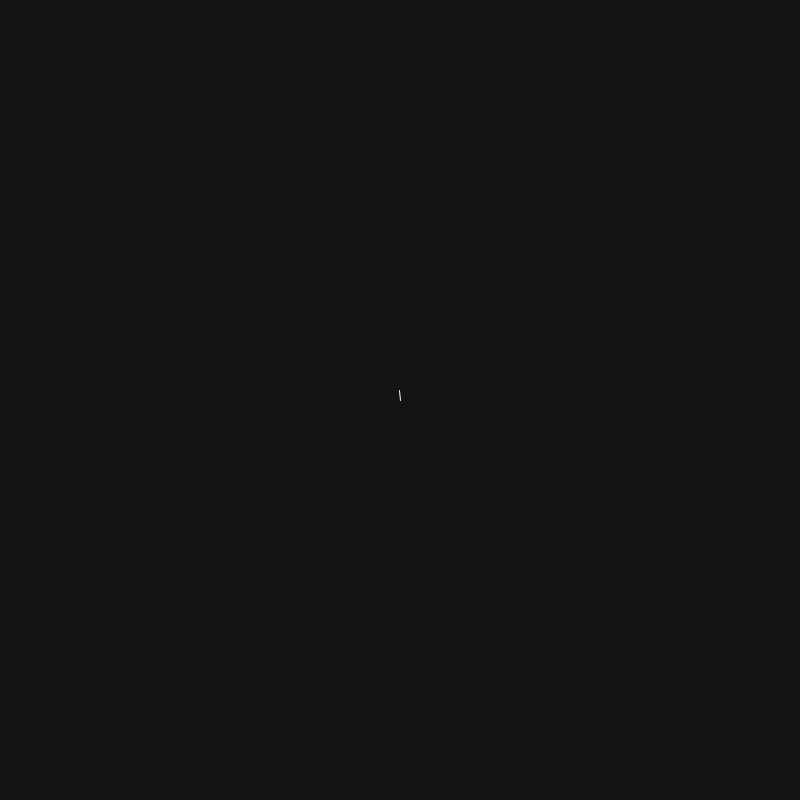
Frame 1 (no input)
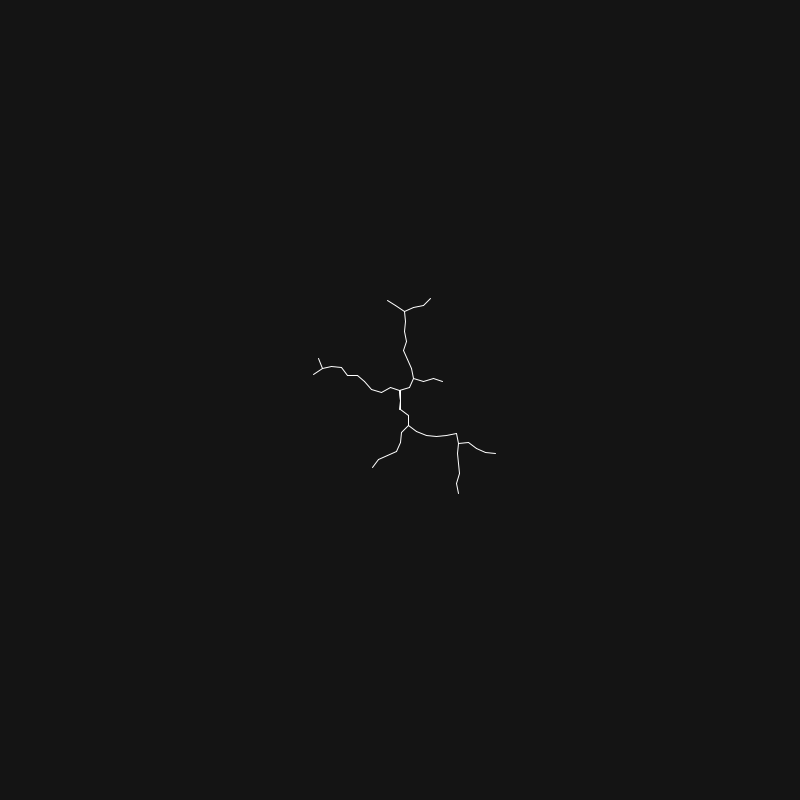
Frame 60 (the mouse pressed at the canvas centre just before this capture)
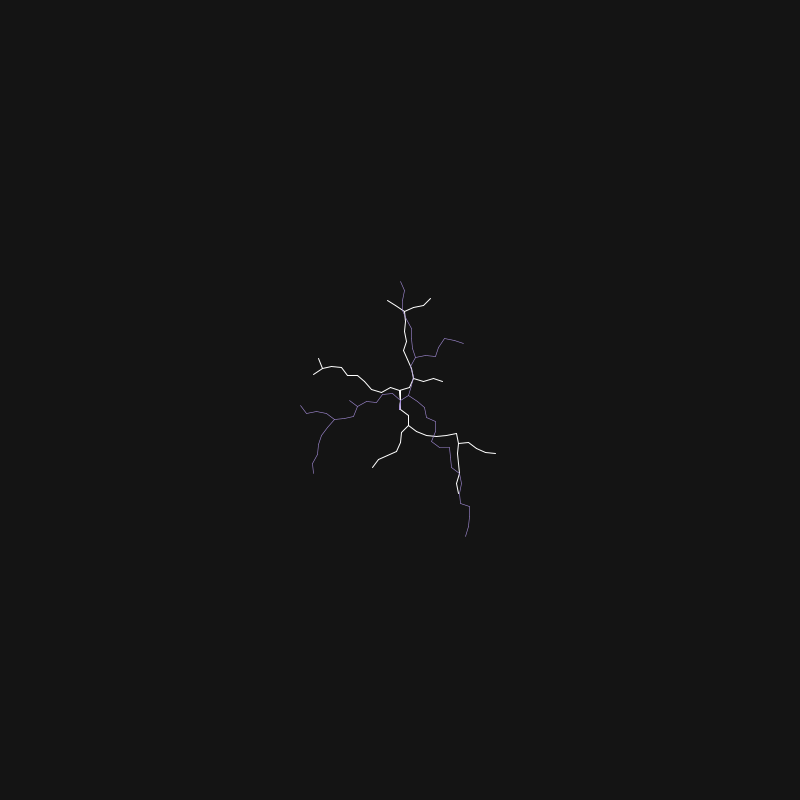
Frame 120 (the mouse held since frame 60 and released just before this capture)

The Processing sketch that drew these frames (run headless with seeded random() and noise(); from frame 60 on, the mouse is pressed at the canvas centre):

// Processing sketch: processing_13867
// ── processing_13867.pde

float[] pX, pY;
//determine direction of growth
float startRadius = 150;
//when does the sketch end? 
int maxP = 10000;
int pCount = 300;
//size of brances
float pSize = 10;
//distance between branches
float stickDist = 1000;
//initial color of branches
color strokeC = 255;

void setup() {
  size(800,800);
  background(20);
  stroke(random(100,255));
  //strokeWeight(2);
  smooth();
  stroke(255);
  pX = new float[maxP];
  pY = new float[maxP];
  pX[0] = 0;
  pY[0] = 0;
}
 
void draw() {
  float arrayDist;
  float arraySize;
  float maxJumpDist = width;
  int closestElement = 0;
  translate(width/2,height/2);
  //determine angle of spread of branches in radians
  float theta = random(TWO_PI);
  //differentiate initial growth angle 
  float newElementX=startRadius*cos(theta);
  float newElementY=startRadius*tan(theta);
  // loop until a new point is reached
  while (true) {
    // find the maximum distance from array and the closest element
    for (int i=0; i<pCount; i++) {
      arrayDist = dist(pX[i],pY[i],newElementX,newElementY);
      if (arrayDist<maxJumpDist) {
        maxJumpDist = arrayDist;
        closestElement = i;
      }
    }
 
    // is the p close enough to the endpoint?
    if (maxJumpDist<=stickDist) {
      // determines where to place the point
      theta = atan2(newElementY-pY[closestElement], newElementX-pX[closestElement]);
      pX[pCount] = pX[closestElement] + pSize*cos(theta);
      pY[pCount] = pY[closestElement] + pSize*sin(theta);
      // draw next branch
      line(pX[pCount],pY[pCount],pX[closestElement],pY[closestElement]);
      // new starting radius
      for (int i=0; i<pCount; i++) {
        arraySize = dist(pX[i],pY[i],0,0);
        //adjust the size of the array
        if (arraySize>startRadius) {
          startRadius = arraySize;
        }
      }
      pCount++;
      if (pCount == maxP) {
        noLoop();
      }
      break;
    }
 
    // move p
    theta = random(TWO_PI);
    newElementX+=random(maxJumpDist)*sin(theta);
    newElementY+=random(maxJumpDist)*cos(theta);
    if (dist(0,0,newElementX,newElementY)>startRadius*2) {
      newElementX=startRadius*sin(theta);
      newElementY=startRadius*cos(theta);
    }
  }
}

//generate a new form with randomized stroke weight and color
void mousePressed() {
  //float mx = constrain(mouseX, 0, 10);
  //float my = constrain(mouseY, 0, 10);
  //println(mx);
  pCount=1;
  redraw();
  stroke (random(100,255),random(100,255),random(100,255));
  strokeWeight(random(.2,2));
}

//clear the screen
void keyPressed() {
  pCount=1;
  background(0);
  redraw();
}
